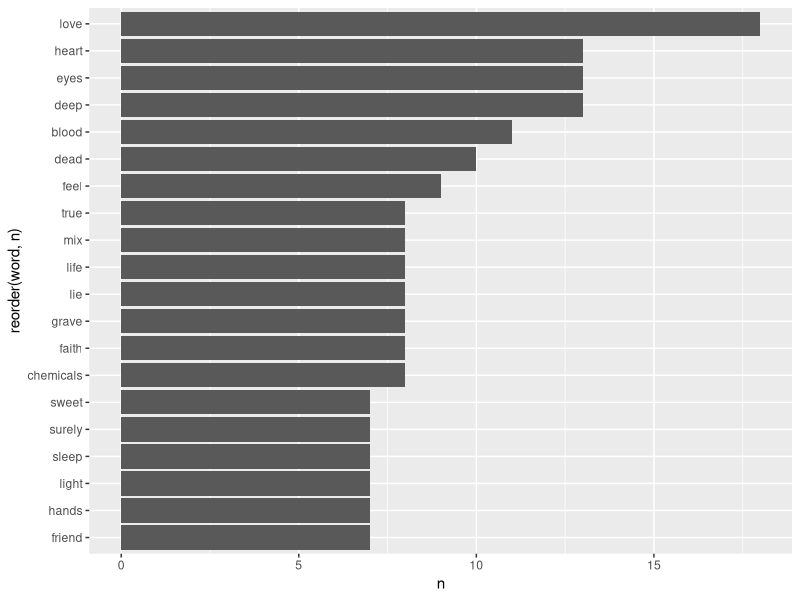
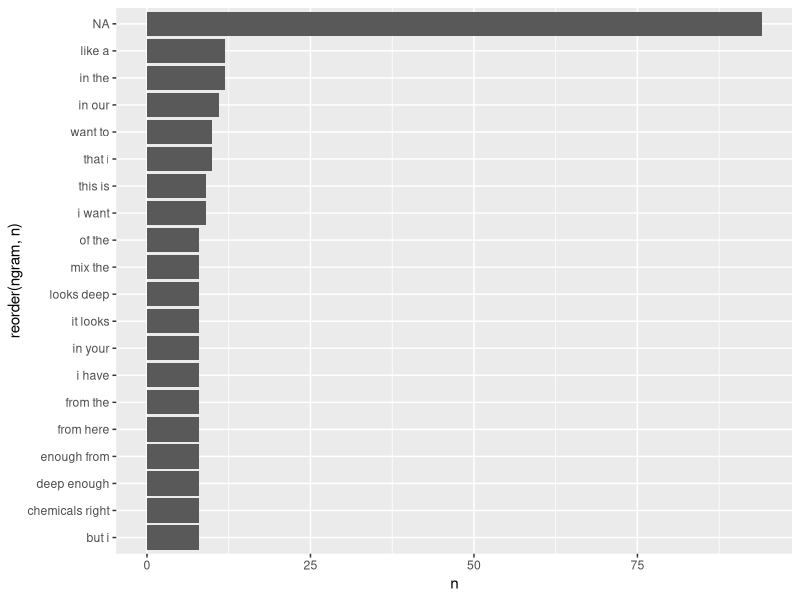
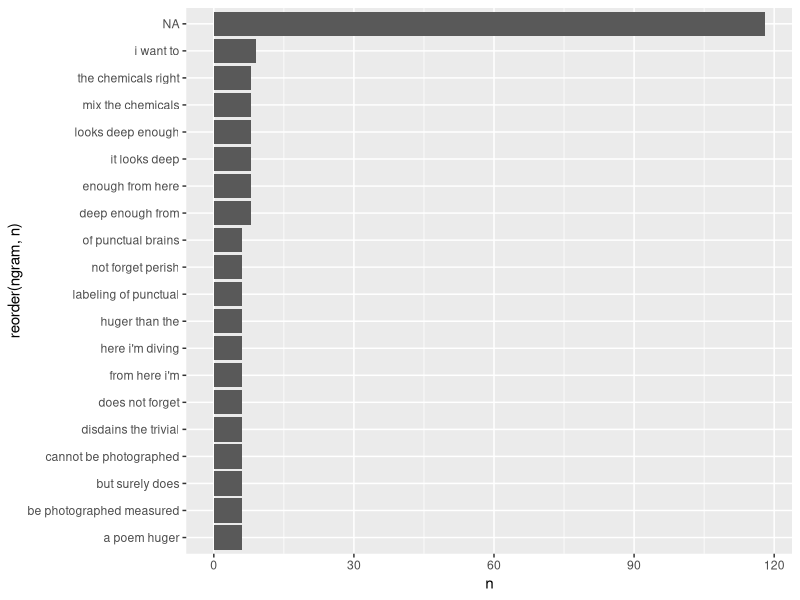

These charts were generated, in order, by the following R code: (Note: this script raises an error after producing the figures.)
# Packages:
library(tidyverse)
library(tidytext)
library(lubridate)
library(stringr)

library(gplots)
library(ggrepel)
library(scales)
library(gridExtra)

# load dataset ------------------------------------------------------------

df <- read.csv('thrice.df.csv', header=TRUE, stringsAsFactors = FALSE)

df <- df %>% 
  mutate(album = factor(album, levels = unique(album)),
         length = ms(length),
         lengthS = seconds(length))

glimpse(df)
# both length and lengthS are now Period/S4 variables!
# album is a factor!


# Lyrics analysis ---------------------------------------------------------

df <- df %>%
  mutate(numLines = str_count(lyrics, '<br>') + 1) %>%      # num of lines per song
  mutate(numWord = str_count(lyrics, ' ') + 1)              # num of words per song

# how accurate are the numLines and numWord counts?
# comparison when unnest lyrics by line and word in later section of this article!

# lyrics separated by line, "<br>" tag
# uninterested in looking at line counts so split into lines on each <br> tag 
# and then unnest each word from each "line" of lyrics

wordToken <-  df %>%
  unnest_tokens(line, lyrics, token = stringr::str_split, pattern = ' <br>') %>%   # take out <br> tags
  unnest_tokens(word, line) %>% 
  mutate(wordCount = row_number()) %>%    # count of words in order of line, song, album
  select(-numLines, -numWord)             # take out numLines and numWord, can calculate independtly later

glimpse(wordToken)
# uncleaned unigrams containing all 'stop words' such as 'I', 'you', 'we', 'very', etc. etc.


countWord <- wordToken %>% count(word, sort=TRUE)
countWord  %>% head(10)
# 'the' is most common....

# Include stop_words ------------------------------------------------------

data("stop_words")
stop_words         # data base of 'stop words' to clean unigrams.

stop_words %>% head(5)

wordToken2 <- wordToken %>% 
  anti_join(stop_words) %>%                 
  # use anti-join to take out words in wordToken that appear in stop_words
  select(-wordCount) %>%     # won't need wordCount
  arrange(ID)  # or track_num essentially same thing

countWord2 <- wordToken2 %>% count(word, sort=TRUE)




# Uni-bi-trigrams ---------------------------------------------------------

nGram <- data_frame(text = paste(wordToken$word, collapse = ' '))       # stop-words
nGramCleaned <- data_frame(text=paste(wordToken2$word, collapse = ' ')) # NO stop-words

# top 20 unigrams
countWord2 %>% head(20) %>% 
  ggplot(aes(reorder(word, n), n)) + 
  geom_bar(stat = "identity") +
  coord_flip()

glimpse(countWord2)

# BI

biGrams <-  nGram %>% 
  unnest_tokens(ngram, text, token = "ngrams", n = 2) 

biGrams <- df %>% 
  unnest_tokens(line, lyrics, token = stringr::str_split, pattern = ' <br>') %>%   # take out <br> tags
  unnest_tokens(ngram, line, token = "ngrams", n = 2)


biGramsCleaned <-  nGramCleaned %>% 
  unnest_tokens(ngram, text, token = "ngrams", n = 2) %>%
  count(ngram, sort = TRUE)

glimpse(biGrams)

bi_count <- biGrams %>% count(ngram, sort = TRUE)

bi_count %>% head(20) %>% 
  ggplot(aes(reorder(ngram, n), n)) + 
  geom_bar(stat = "identity") +
  coord_flip()

biGramsSep <- biGrams %>% 
  separate(ngram, c("word1", "word2", sep = " "))

biGramsSep <- biGramsCleaned %>% 
  separate(ngram, c("word1", "word2", sep = " "))

biGramsSep <- biGrams %>% 
  select(title, album, ngram) %>% 
  separate(ngram, c("word1", "word2", sep = " "))  # doesnt properly parse ' s...


# TRI

triGrams <-  nGram %>% 
  unnest_tokens(ngram, text, token = "ngrams", n = 3) 

triGrams <- df %>% 
  unnest_tokens(line, lyrics, token = stringr::str_split, pattern = ' <br>') %>%   # take out <br> tags
  unnest_tokens(ngram, line, token = "ngrams", n = 3)

tri_count <- triGrams %>% count(ngram, sort = TRUE)

tri_count %>% head(20) %>% 
  ggplot(aes(reorder(ngram, n), n)) +
  geom_bar(stat = "identity") +
  coord_flip()

triGrams %>% 
  separate(ngram, c("word1", "word2", "word3"), sep = " ") %>% 
  count(word1, word2, word3, sort = T)

# take out stop_words in each ngram...
triGrams %>% 
  separate(ngram, c("word1", "word2", "word3"), sep = " ") %>% 
  filter(!word1 %in% stop_words$word,
         !word2 %in% stop_words$word,
         !word3 %in% stop_words$word) %>% 
  count(word1, word2, word3, sort = T)

?top_n




# AFINN 
AFINN <- get_sentiments("afinn")

love_words <- biGramsSep %>% 
  filter(word1 == "love") %>% 
  inner_join(AFINN, by = c(word2 = "word")) %>%
  count(word2, score, sort = TRUE) %>%
  ungroup()

love_words %>% 
  mutate(contribution = nn * score) %>% 
  arrange(desc(abs(contribution))) %>% 
  head(20) %>% 
  mutate(word2 = reorder(word2, contribution)) %>% 
  ggplot(aes(word2, nn * score, fill = nn *score > 0)) + 
  geom_col(show.legend = F) +
  coord_flip()

# love betrays, love ... die, love ... evil, love ... chance, love .../ true, love ... loyalty

negation_words <- c("not", "no", "never", "without")

negated_words <- biGramsSep %>%
  filter(word1 %in% negation_words) %>%
  inner_join(AFINN, by = c(word2 = "word")) %>%
  count(word1, word2, score, sort = TRUE) %>%
  ungroup()

medianWord <- median(df$numWord)

uniqueWords <- wordToken2 %>% 
  select(word) %>% 
  filter(!str_detect(word, '[0-9]')) %>% 
  group_by(word) %>% 
  filter(row_number(word) == 1) %>% 
  arrange(word)

numUniqueWords <- nrow(uniqueWords)
numUniqueWords
# 2091 unique words


# TABLE:

tab <- cbind(countWord, empty, countWord2)

knitr::kable(tab[1:20,], format='markdown', row.names = F,
             col.names = c('All uniGrams', 'Freq', ' ', '|', ' ', 'Cleaned uniGrams', 'Freq'))
